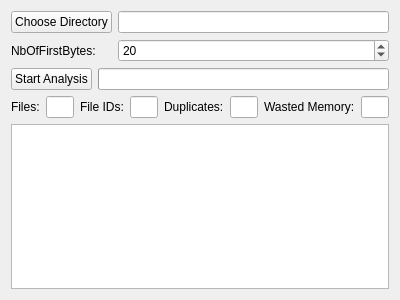
<?xml version="1.0" encoding="UTF-8"?>
<ui version="4.0">
 <class>WidgetDuplicateSearch</class>
 <widget class="QWidget" name="WidgetDuplicateSearch">
  <property name="geometry">
   <rect>
    <x>0</x>
    <y>0</y>
    <width>400</width>
    <height>300</height>
   </rect>
  </property>
  <property name="windowTitle">
   <string>Form</string>
  </property>
  <layout class="QVBoxLayout" name="verticalLayout_2">
   <item>
    <layout class="QFormLayout" name="formLayout">
     <item row="0" column="1">
      <widget class="QLineEdit" name="lineEdit_directory">
       <property name="readOnly">
        <bool>true</bool>
       </property>
      </widget>
     </item>
     <item row="0" column="0">
      <widget class="QPushButton" name="pushButton_chooseDirectory">
       <property name="text">
        <string>Choose Directory</string>
       </property>
      </widget>
     </item>
     <item row="1" column="0">
      <widget class="QLabel" name="label_2">
       <property name="text">
        <string>NbOfFirstBytes:</string>
       </property>
      </widget>
     </item>
     <item row="1" column="1">
      <widget class="QSpinBox" name="spinBox_nbFirstBytes">
       <property name="minimum">
        <number>1</number>
       </property>
       <property name="maximum">
        <number>10000</number>
       </property>
       <property name="value">
        <number>20</number>
       </property>
      </widget>
     </item>
    </layout>
   </item>
   <item>
    <layout class="QHBoxLayout" name="horizontalLayout_6">
     <item>
      <widget class="QPushButton" name="pushButton_startAnalysis">
       <property name="text">
        <string>Start Analysis</string>
       </property>
      </widget>
     </item>
     <item>
      <widget class="QProgressBar" name="progressBar_analysis"/>
     </item>
    </layout>
   </item>
   <item>
    <layout class="QHBoxLayout" name="horizontalLayout_4">
     <item>
      <widget class="QLabel" name="label">
       <property name="text">
        <string>Files:</string>
       </property>
      </widget>
     </item>
     <item>
      <widget class="QLineEdit" name="lineEdit_nbFiles">
       <property name="readOnly">
        <bool>true</bool>
       </property>
      </widget>
     </item>
     <item>
      <widget class="QLabel" name="label_6">
       <property name="text">
        <string>File IDs:</string>
       </property>
      </widget>
     </item>
     <item>
      <widget class="QLineEdit" name="lineEdit_nbFileIDs">
       <property name="readOnly">
        <bool>true</bool>
       </property>
      </widget>
     </item>
     <item>
      <widget class="QLabel" name="label_8">
       <property name="text">
        <string>Duplicates:</string>
       </property>
      </widget>
     </item>
     <item>
      <widget class="QLineEdit" name="lineEdit_nbDuplicates"/>
     </item>
     <item>
      <widget class="QLabel" name="label_9">
       <property name="text">
        <string>Wasted Memory:</string>
       </property>
      </widget>
     </item>
     <item>
      <widget class="QLineEdit" name="lineEdit_wastedMemory"/>
     </item>
    </layout>
   </item>
   <item>
    <widget class="QTreeWidget" name="treeWidget_duplicates">
     <attribute name="headerVisible">
      <bool>false</bool>
     </attribute>
     <column>
      <property name="text">
       <string notr="true">1</string>
      </property>
     </column>
    </widget>
   </item>
  </layout>
 </widget>
 <resources/>
 <connections/>
</ui>
